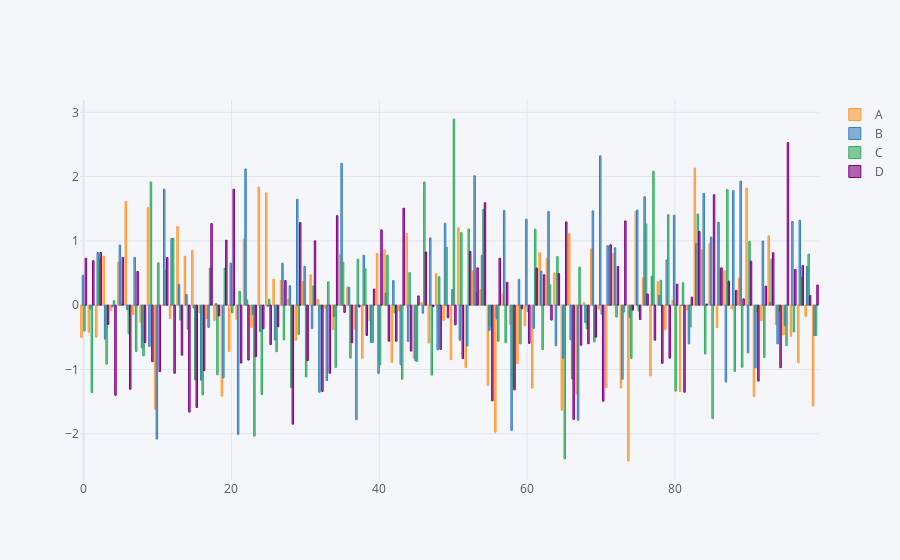

Notebook cell for this chart:
### Code cell
df.iplot(kind='bar') # this isnt what we want, so we need to agg or group by
